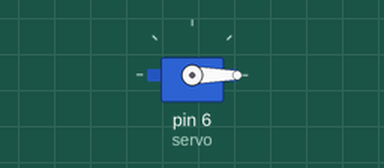
Recording of a sketch running on a simulated Arduino Uno, built with avr-gcc and run on an emulated ATmega328P. On the bench: servo.

Above: at 0.1 s.
At 9.9 s:
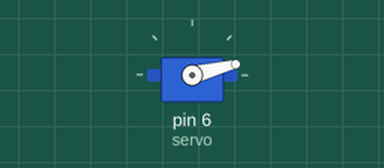
At 19.7 s:
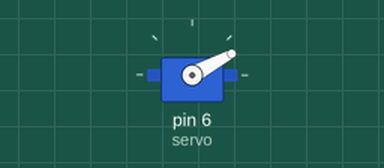
At 39.3 s:
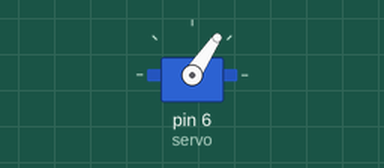
Timing chart, 0 to 40.0 s (numbered marks = the images above):
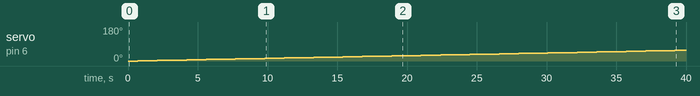

Measured:
- by itself, servo on pin 6 (servo): moves from 0° to 57° over 39.2 s

The sketch:

step.ino
```cpp
#include <Servo.h>

Servo servo;   // crea un objeto servo para controlar un servo

void setup() {
  Serial.begin(9600);
  servo.attach(6);   // conecta el servo en el pin 6 al objeto servo
  servo.write(0);    // gira el servo a 0 grados inmediatamente
}

void loop() {
  for (int angle = 0; angle <= 90; angle += 1) {
    servo.write(angle);   // controla que el servo vaya a la posición en la variable 'angle'
    delay(700);            // espera 10ms para que el servo alcance la posición
  }


}
```
